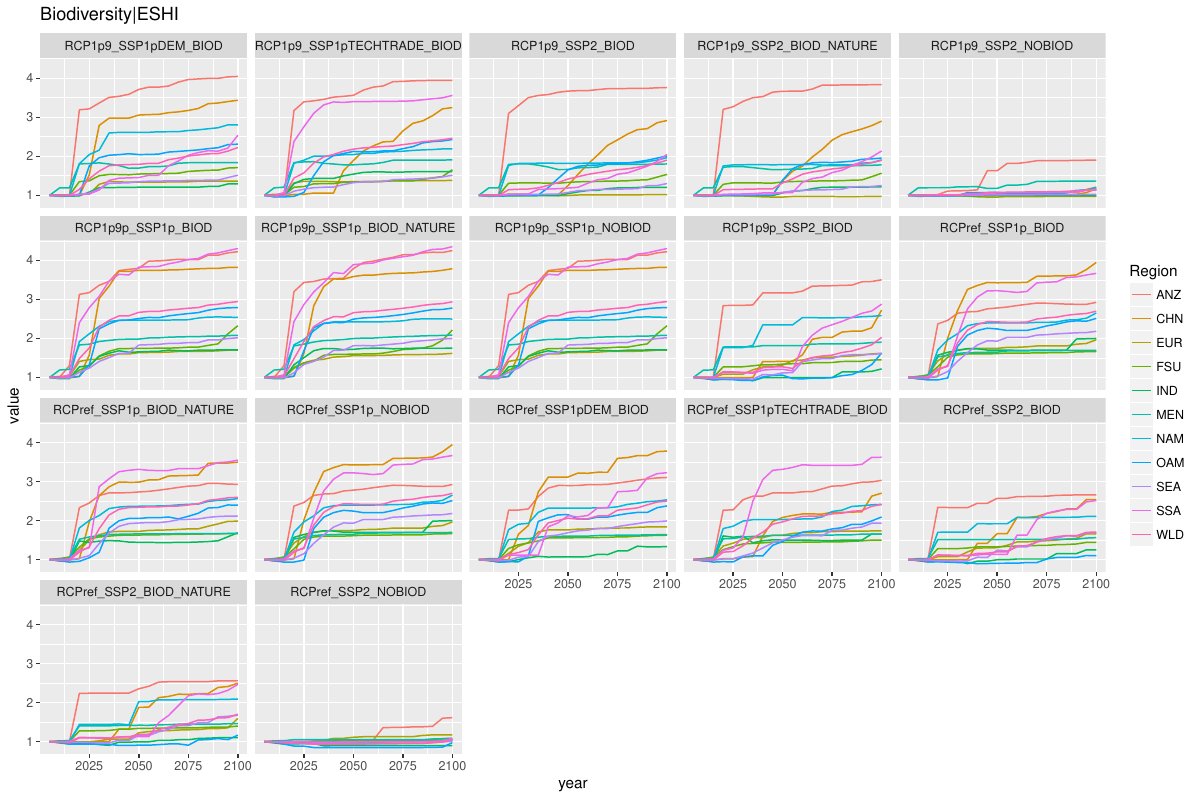

R code for this plot:

library(dplyr)
library(data.table)
library(stacomirtools)
library(ggplot2)
MAgPIE <- fread("output\\biodiv_MAgPIE_V1.csv", sep = ';', stringsAsFactors = F, header = T)

indices <- c('Biodiversity|ESHI','Biodiversity|NPotSpeciesInRegion',
  'Biodiversity|NSpeciesExtinctAtFirstYear','Biodiversity|RLI')

pmag <- function(index){
  MAgPIE_score <- MAgPIE %>%
    filter(Variable == index) %>%
    dplyr::select(-Model, -Variable, -Unit, -V26) %>%
    data.table::melt(id.vars = c("Scenario", "Region"), variable.name = 'year', variable.factor = F)%>%
    killfactor() %>%
    mutate(year = as.numeric(year))
  
  p <- ggplot(MAgPIE_score, aes(x = year, y = value))
  p + geom_line(aes(color = Region))+
    facet_wrap( ~ Scenario ) +
    ggtitle(index)
  
}

pdf('MAgPIE_plotScore.pdf', height = 8, width = 12)
pmag(indices[1])
pmag(indices[4])
pmag(indices[3])
pmag(indices[2])
dev.off()
